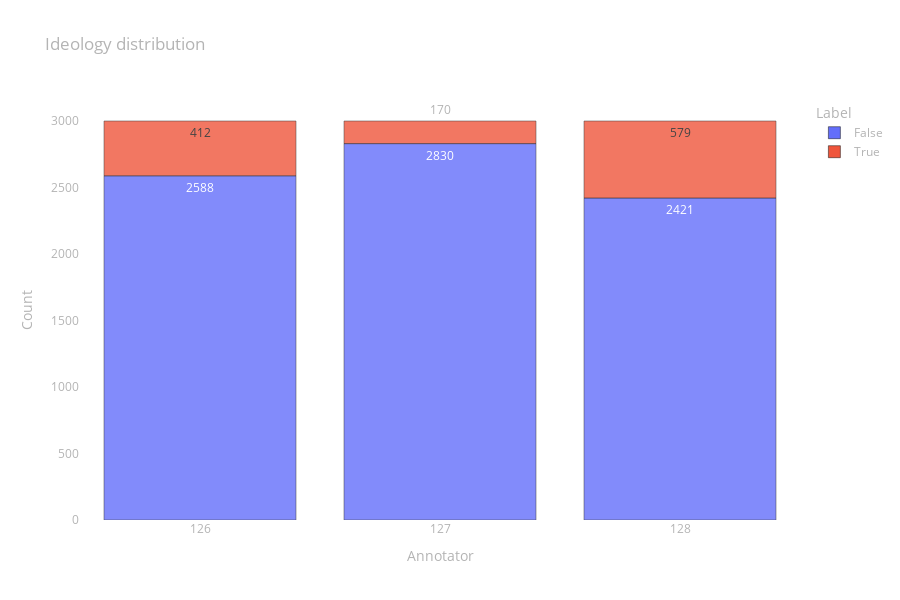

The notebook cell saved with this chart:
### Code cell
fig = px.bar(
    data_frame=prepare_data_to_px(ideology),
    x="Annotator", y="Count", color="Label", opacity=0.8,
    height=600, text="Count", title="Ideology distribution")

fig.update_layout(layout)

fig.show()

### Figure 1 — Plotly figure (JSON) as saved in the notebook; plotly's stock layout.template omitted (floating-point values rounded to 4 significant figures)
{"data": [{"alignmentgroup": "True", "hovertemplate": "Label=False<br>Annotator=%{x}<br>Count=%{text}<extra></extra>", "legendgroup": "False", "marker": {"color": "#636efa", "opacity": 0.8, "pattern": {"shape": ""}}, "name": "False", "offsetgroup": "False", "orientation": "v", "showlegend": true, "text": [2588, 2830, 2421], "textposition": "auto", "type": "bar", "x": [126, 127, 128], "xaxis": "x", "y": [2588, 2830, 2421], "yaxis": "y"}, {"alignmentgroup": "True", "hovertemplate": "Label=True<br>Annotator=%{x}<br>Count=%{text}<extra></extra>", "legendgroup": "True", "marker": {"color": "#EF553B", "opacity": 0.8, "pattern": {"shape": ""}}, "name": "True", "offsetgroup": "True", "orientation": "v", "showlegend": true, "text": [412, 170, 579], "textposition": "auto", "type": "bar", "x": [126, 127, 128], "xaxis": "x", "y": [412, 170, 579], "yaxis": "y"}], "layout": {"barmode": "relative", "font": {"color": "rgb(180,180,180)"}, "height": 600, "legend": {"title": {"text": "Label"}, "tracegroupgap": 0}, "paper_bgcolor": "rgba(0,0,0,0)", "plot_bgcolor": "rgba(0,0,0,0)", "title": {"text": "Ideology distribution"}, "xaxis": {"anchor": "y", "domain": [0, 1], "showgrid": false, "title": {"text": "Annotator"}, "type": "category", "zeroline": false}, "yaxis": {"anchor": "x", "domain": [0, 1], "showgrid": false, "title": {"text": "Count"}, "zeroline": false}}}
